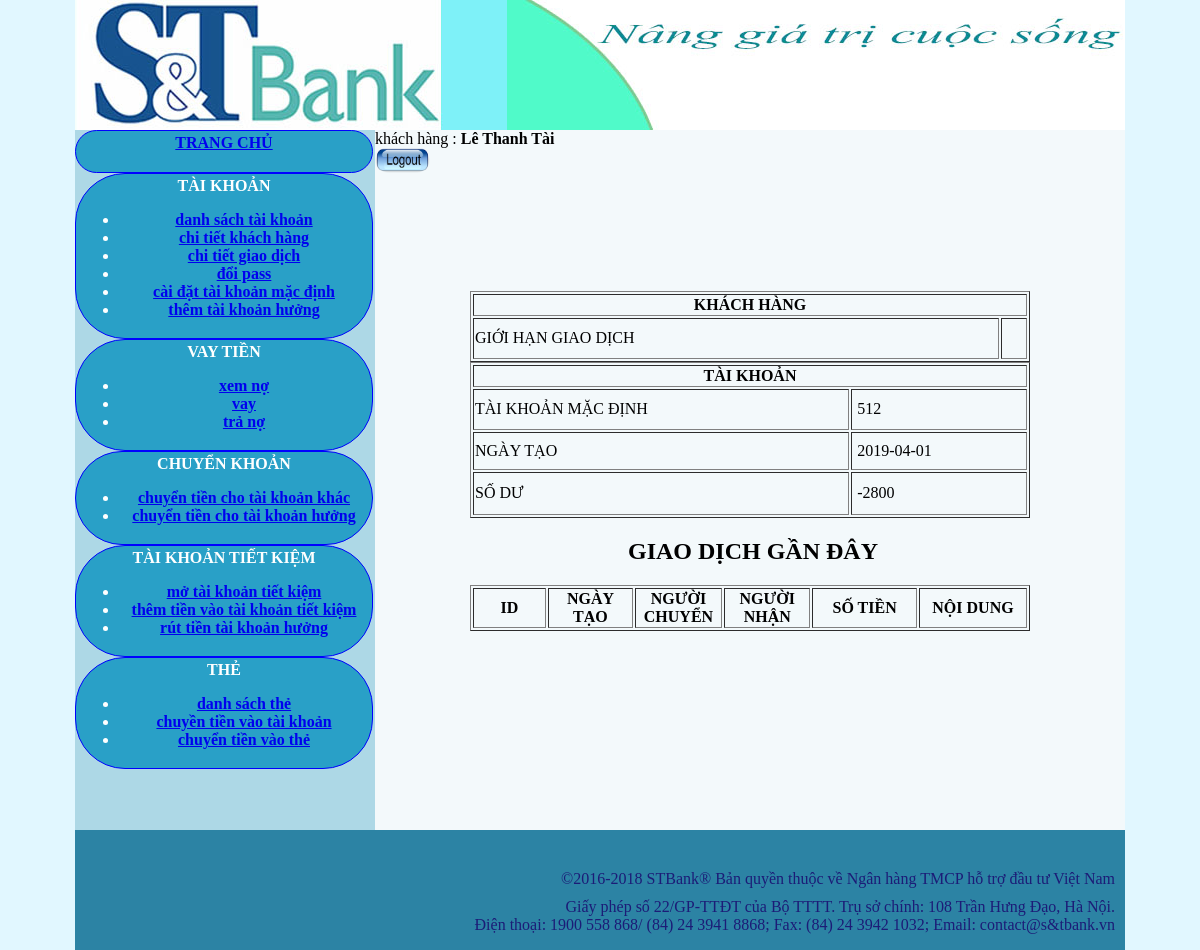
The page /acctrangchu.php (signed in) on the database as committed earlier.
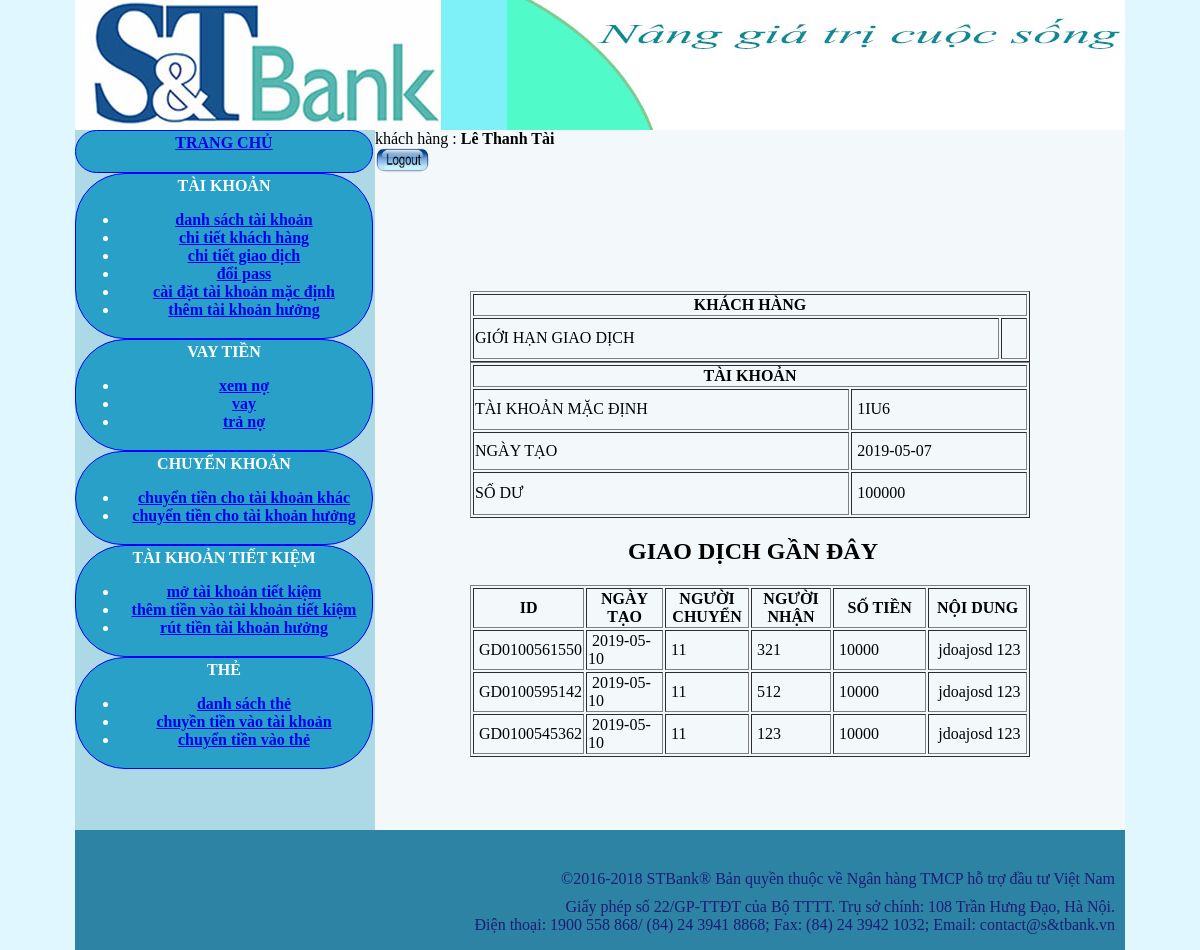
The same page on the database as committed later.
### tables this page shows
CREATE TABLE `taikhoan` (
  `id_taikhoan` int(25) NOT NULL,
  `taikhoanid` varchar(25) NOT NULL,
  `id_khachhang` varchar(25) NOT NULL,
  `trangthai` varchar(25) NOT NULL,
  `ngaytao` date NOT NULL,
  `sodu` double NOT NULL,
  `no` double DEFAULT NULL
);

CREATE TABLE `chuyentien` (
  `id_chuyentien` int(11) NOT NULL,
  `chuyentienid` varchar(50) NOT NULL,
  `ngaytao` date DEFAULT NULL,
  `id_chuyen` varchar(25) DEFAULT NULL,
  `id_nhan` varchar(25) DEFAULT NULL,
  `sotien` float DEFAULT NULL,
  `noidung` varchar(500) DEFAULT NULL
);

### DBconnect.php (called while the page is built, shortened)
<?php
class control {
	private $con ;
	public function setCon ($conn){
		$this->con = $conn ;
	}
	function control ($conn){
		$this->con = $conn ;
	}
	public function query ($que){
		 $conn = $this->con ;
		return mysqli_query($conn,$que) ;
	}
	public function fetch_arr($que){
		return @mysqli_fetch_assoc($que);
	}
}
$hostname = 'localhost:3306';
$username = 'root';
$password = '';
$dbname = "test";
$conn = mysqli_connect($hostname, $username, $password,$dbname);
        mysqli_set_charset($conn, 'UTF8');
 $control = new control($conn);
?>

### soluottaikhoan.php (the view, shortened to what this page needs)
	<?php require("DBconnect.php") ;?>
	<?php
          $sql = "select * from khachhang where id_khachhang = $_SESSION[id_khachhang]" ;
         $resu = $control->query($sql);
         $arr = $control->fetch_arr($resu);
		$results = mysqli_query($conn,"SELECT * FROM taikhoan where taikhoanid= $arr[taikhoanmacdinh]");
	while($arrow = mysqli_fetch_array($results,MYSQLI_ASSOC)){
		$ngaytao = $arrow["ngaytao"];
		$sodu = $arrow["sodu"];
		$taikhoanid = $arrow["taikhoanid"];
	}
	?>
     <div align="center"  >
     		 <h2>&nbsp;</h2>
     		 <table width="560" border="1"  align="center">
     		   <tr>
     		     <th colspan="2" scope="col">KHÁCH HÀNG </th>
   		     </tr>
     		<tr>
     		     <td height="37">GIỚI HẠN GIAO DỊCH </td>
     		     <td>&nbsp;<?php echo $_SESSION["max"] ; ?></td>
   		     </tr>
	</div>
	 <div align="center"  >
     		 <h2>&nbsp;</h2>
     		 <table width="560" border="1"  align="center">
     		   <tr>
     		     <th colspan="2" scope="col">TÀI KHOẢN </th>
   		     </tr>
     		<tr>
     		     <td height="37">TÀI KHOẢN MẶC ĐỊNH </td>
     		     <td>&nbsp;<?php echo $taikhoanid ; ?></td>
   		     </tr>
     		   <tr>
     		     <td height="34">NGÀY TẠO</td>
     		     <td>&nbsp;<?php echo $ngaytao ; ?></td>
   		     </tr>
     		   <tr>
     		     <td height="39">SỐ DƯ</td>
     		     <td>&nbsp;<?php echo $sodu ; ?></td>
   		     </tr>
   		   </table>
	</div>
<div align="center" >
     		 <h2>&nbsp;GIAO DỊCH GẦN ĐÂY</h2>
     		 <table width="560" border="1"  align="center">
     		   <tr >
     		     <th  width="105" scope="col"> ID</th>
                 <th width="105" scope="col">NGÀY TẠO</th>
                 <th width="93" scope="col">NGƯỜI CHUYỂN</th>
                 <th width="101" scope="col">NGƯỜI NHẬN</th>
                 <th width="144" scope="col">SỐ TIỀN</th>
                  <th width="144" scope="col">NỘI DUNG</th>
      </tr>
				<?php
				 $sql ="SELECT * FROM chuyentien where id_nhan = '$_SESSION[taikhoan_id]' or id_chuyen = '$_SESSION[taikhoan_id]' order by ngaytao desc limit 0,3";
					 $results = $control->query($sql);
				 while($taikhoan = $control->fetch_arr($results)){
					 echo "
                   <tr>
                    <td>&nbsp;$taikhoan[chuyentienid]</td>
                    <td>&nbsp;$taikhoan[ngaytao]</td>
                    <td>&nbsp;$taikhoan[id_chuyen]</td>
                    <td>&nbsp;$taikhoan[id_nhan]</td>
                    <td>&nbsp;$taikhoan[sotien]</td>
                     <td>&nbsp;$taikhoan[noidung]</td>
                  </tr>";
	  }
				 ?>
   		   </table>
	</div>

### acctrangchu.php (shortened to what this page needs)
<!doctype html>
<html>
<head>
	<link rel="stylesheet" type="text/css" href="index.css">
</head>
<body bgcolor="lightblue" >
	<div id="khung" >
	<?php require("Header.php") ;?>
	 <?php require ("accmenu.php") ;?>
		<?php require("accheader.php");?>
	 <?php if (isset($_GET['ts']))
				  switch($_GET['ts'])
				  {
					  case "tk" : require("chitietkhachhang.php");
						  break ;
					  case "vt" : require("formvaytien.php");
						  break;
					  case "ck" : require("chuyenkhoan.php");
						  break;
					  case "tn"	: require ("formtrano.php");
						  break;
					  case "md" : require("caitaikhoanmacdinh.php");
						  break;
					  case "dstk" : require("danhsachtaikhoan.php");
						  break ;
					  case "ctkh" : require("chitietkhachhang.php");
						  break;
					  case "ctgd" : require("chitietgiaodich.php");
						  break ;
					  case "xn" : require("xemno_1.php");
						 break ;
					  case "ct1" : require("formchuyentien.php");
						  break ;
					  case "ct2" : require("formchuyentientaikhoanhuong.php");
						  break;
					  case "tk2" : require("themtienvaotaikhoantietkiem.php");
						  break;
					  case "tk3":  require("ruttientaikhoantietkiem.php");
						  break;
					  case "dp" : require("doipass.php");
						 break;
					  case "th1" : require("chuyentientuthevaotaikhoan.php");
						  break ;
					  case "th2" : require("chuyentienvaothe.php");
						  break ;
					  case "th0" : require("danhsachthe.php");
						  break;
					  case "tkh" :require("themtaikhoanhuong.php");
						  break ;
					  case "ttn" :require("formtrano.php");
						  break;
				  }
		 else require("soluottaikhoan.php");
		?>
 <?php require("Footer.php") ;?>
	</div>
</body>
</html>

### Header.php (shortened to what this page needs)
<div id="header">
			<div>
			</div>
		</div>

### accmenu.php
<div  style = "min-height: 700px ;width: 300px;background-color: lightblue ; left: 0px ;float:  left;">
		 <div class="account11"> <a href="acctrangchu.php"><b>TRANG CHỦ</b></a></div>
	    <div class = "account11">
			<b> TÀI KHOẢN</b>
			<ul>
			<li><a href="acctrangchu.php?ts=dstk"> danh sách tài khoản </li>
			<li> <a href="acctrangchu.php?ts=ctkh">chi tiết khách hàng</a></li>
			<li><a href="acctrangchu.php?ts=ctgd">chi tiết giao dịch</a> </li>
			<li> <a href="acctrangchu.php?ts=dp">đổi pass </a></li>
			<li> <a href="acctrangchu.php?ts=md">cài đặt tài khoản mặc định </a></li>
			<li>  <a href="acctrangchu.php?ts=tkh">thêm tài khoản hưởng</a></li>
			</ul>
	   </div>
		<div class = "account11"><b> VAY TIỀN</b>
	       <ul>
			<li> <a href="acctrangchu.php?ts=xn">xem nợ</a></li>
			<li><a href="acctrangchu.php?ts=vt">vay</a> </li>
			 <li> <a href="acctrangchu.php?ts=ttn">trả nợ</a></li>
			</ul>
	</div>
		<div class = "account11"><b> CHUYỂN KHOẢN</b>
	      <ul>
			<li> <a href="acctrangchu.php?ts=ct1">chuyển tiền cho tài khoản khác</a></li>
			<li><a href="acctrangchu.php?ts=ct2">chuyển tiền cho tài khoản hưởng</a> </li>
			</ul>
	</div>
		<div class = "account11"><b> TÀI KHOẢN TIẾT KIỆM</b>
	         <ul>
			<li> <a href="motaikhoantietkiem.php">mở tài khoản tiết kiệm</a></li>
			<li><a href="acctrangchu.php?ts=tk2">thêm tiền vào tài khoản tiết kiệm</a> </li>
			<li><a href="acctrangchu.php?ts=tk3">rút tiền tài khoản hưởng </a> </li>
			</ul>
	</div>
		<div class = "account11"><b>THẺ</b>
	         <ul>
			<li><a href="acctrangchu.php?ts=th0">danh sách thẻ </a> </li>
			<li> <a href="acctrangchu.php?ts=th1">chuyền tiền vào tài khoản</a></li>
			<li><a href="acctrangchu.php?ts=th2">chuyển tiền vào thẻ</a> </li>
			</ul>
	</div>
	</div>

### accheader.php (shortened to what this page needs)
<div>
khách hàng : <strong> <?php echo $_SESSION["ho"]." ".$_SESSION["ten"] ;?></strong>
<div class="box">
    <a href="logout.php">
        <img src="hinh/logout.png" height="25" width="55" alt="Logout">
    </a>
</div>
</div>

### Footer.php
<div id="bottom">
			<div id="bottom1">&copy;2016-2018 STBank&reg; Bản quyền thuộc về Ngân hàng TMCP hỗ trợ đầu tư Việt Nam</div>
			<div>Giấy phép số 22/GP-TTĐT của Bộ TTTT. Trụ sở chính: 108 Trần Hưng Đạo, Hà Nội.<br>Điện thoại: 1900 558 868/ (84) 24 3941 8868; Fax: (84) 24 3942 1032; Email: contact@s&tbank.vn</div>
		</div>

### index.css (style rules this page uses)
body { background-color: #e1f7ff; margin-top: 0px; margin-bottom: 0px; }
#khung { width: 1050px; margin: auto; background-color: #f3f9fb; }
#header { height: 130px; background-image: url("hinh/st_logo.jpg"); text-align: right; }
#header div { padding-top: 70px; }
#bottom { height: 80px; clear: left; background-color: #006992d1; text-align: right; padding-top: 40px; padding-right: 10px; color: #1c1c77; }
#bottom1 { margin-bottom: 10px; }
.account11 { border: solid; border-color: blue; border-width: 1px; background-color: #29a0c7; padding: 3px; text-align: center; font-weight: bolder; border-radius: 50px; color: white; width: 290px; min-height: 35px; word-wrap: break-word; }

### acctrangchu.php (style rules this page uses)
.account11 { border: solid; border-color: blue; border-width: 1px; background-color: #29a0c7; padding: 3px; text-align: center; font-weight: bolder; border-radius: 50px; color: white; width: 290px; min-height: 35px; word-wrap: break-word; }

Rows that differ between the two databases and show on the page:
no longer on this page (row edited): taikhoan: taikhoanid "512", ngaytao "2019-04-01", sodu "-2800"
added taikhoan: taikhoanid "1IU6", ngaytao "2019-05-07", sodu "100000"
added chuyentien: chuyentienid "GD0100561550", ngaytao "2019-05-10", id_chuyen "11", id_nhan "321", sotien "10000", noidung "jdoajosd 123"
added chuyentien: chuyentienid "GD0100595142", ngaytao "2019-05-10", id_chuyen "11", id_nhan "512", sotien "10000", noidung "jdoajosd 123"
added chuyentien: chuyentienid "GD0100545362", ngaytao "2019-05-10", id_chuyen "11", id_nhan "123", sotien "10000", noidung "jdoajosd 123"
